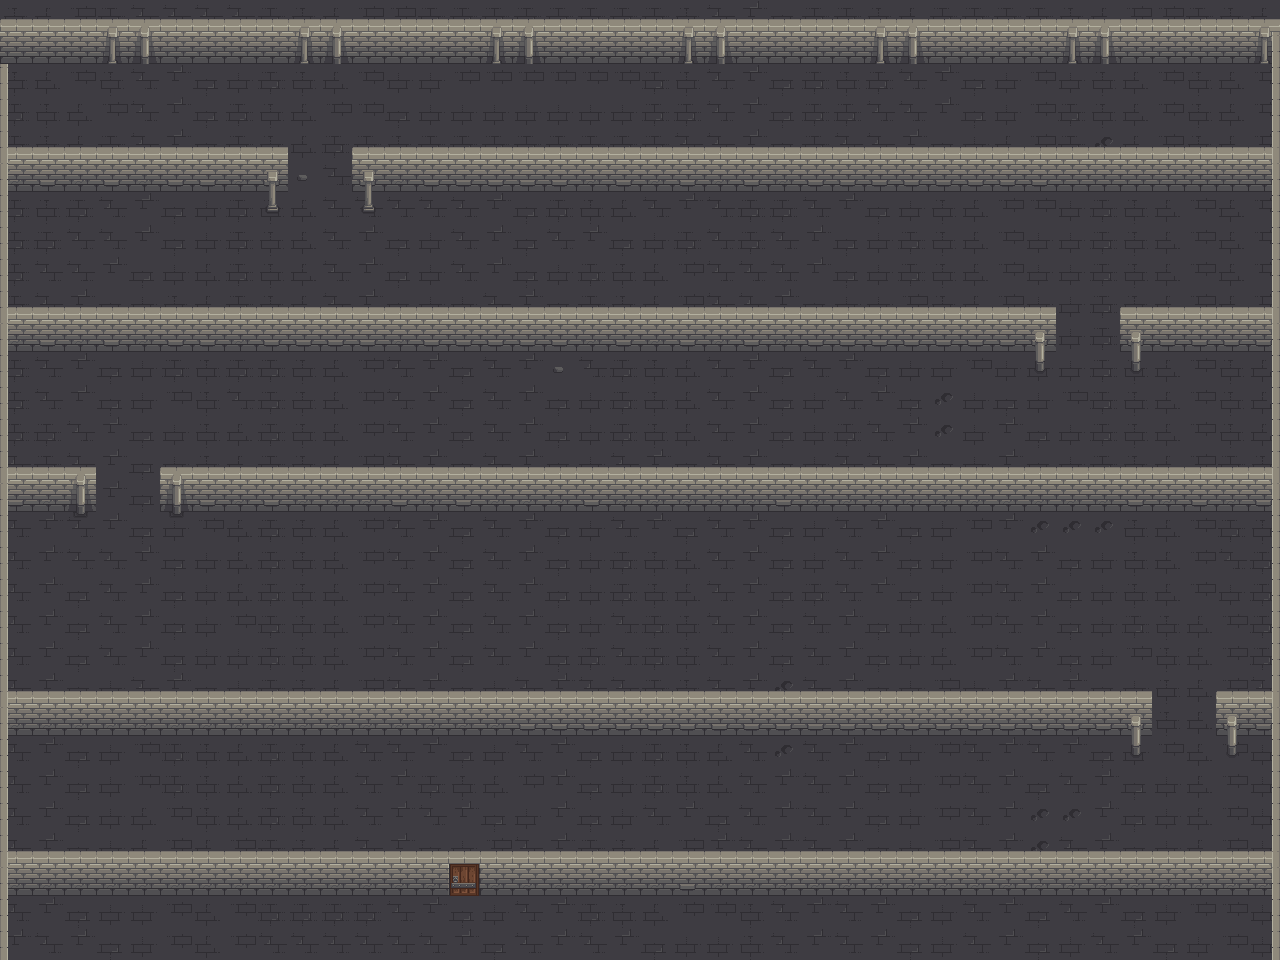

This game map was drawn from its Tiled (.tmx) file and the tilesets committed beside it. A one-line description and the trimmed map source follow:
An orthogonal 40x30 tile map with 32x32 px tiles, 3 tile layers (suelo, paredes, columna), 5 tilesets.

<map version="1.10" tiledversion="1.10.2" orientation="orthogonal" renderorder="right-down" width="40" height="30" tilewidth="32" tileheight="32" infinite="0" nextlayerid="4" nextobjectid="1">
 <tileset firstgid="1" source="dungeon_floor.tsx" />
 <tileset firstgid="16" source="column_round.tsx" />
 <tileset firstgid="18" source="column_round_wall.tsx" />
 <tileset firstgid="21" source="column_square.tsx" />
 <tileset firstgid="23" source="dungeon_sprite_sheet.tsx" />
 <layer id="1" name="suelo" width="40" height="30">
  <data>[1200 cells, 1200 non-empty, 9 distinct tile ids]</data>
 </layer>
 <layer id="2" name="paredes" width="40" height="30">
  <data>[1200 cells, 485 non-empty, 20 distinct tile ids]</data>
 </layer>
 <layer id="3" name="columna" width="40" height="30">
  <data>[1200 cells, 60 non-empty, 13 distinct tile ids]</data>
 </layer>
</map>
